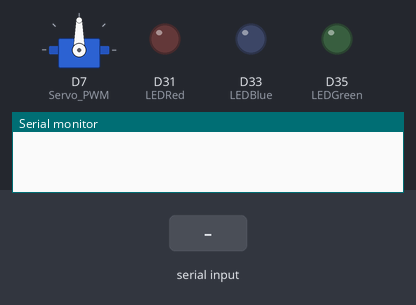
This sketch was run on a simulated Arduino Due. Shown: servo, output pins drawn as LEDs (lit = HIGH), the last lines printed to the serial monitor. The test bench sets the inputs (shaded band).

Above: at 1.2 s.
1.3 s: "o" received over the second serial link
At 2.8 s:
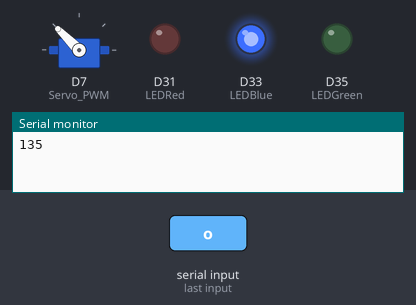
At 3.8 s:
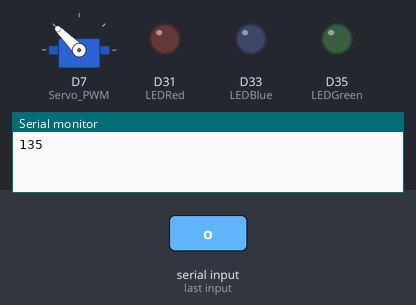
4.3 s: "c" received over the second serial link
At 4.9 s:
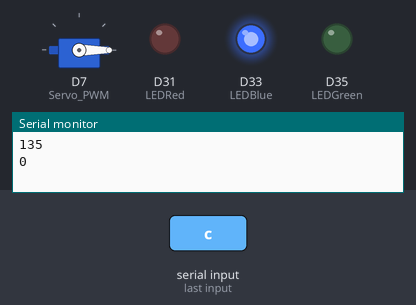
Timing chart, 0 to 7.3 s (numbered marks = the images above; inputs shaded):
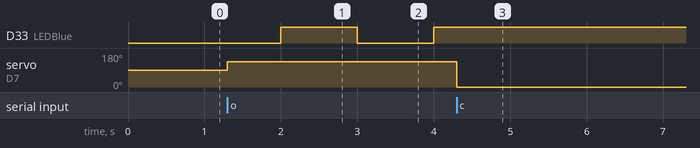

The sketch:

BackPAck.ino
```cpp
/* This example Arduino Sketch controls the complete rotation of
 *  SG995 Servo motor by using its PWM and Pulse width modulation technique
 */

#include "Servo.h" // include servo library to use its related functions
#define Servo_PWM 7 // A descriptive name for D6 pin of Arduino to provide PWM signal
#define LEDGreen 35
#define LEDBlue 33
#define LEDRed 31
Servo MG995_Servo;  // Define an instance of of Servo with the name of "MG995_Servo"
bool blink = false;

void setup() {
  Serial1.begin(9600);
  Serial.begin(9600); // Initialize UART with 9600 Baud rate
  MG995_Servo.attach(Servo_PWM);  // Connect D6 of Arduino with PWM signal pin of servo motor
  pinMode(LEDGreen, OUTPUT);
  pinMode(LEDBlue, OUTPUT);
  pinMode(LEDRed, OUTPUT);
  digitalWrite(LEDGreen, LOW);
  digitalWrite(LEDBlue, LOW);
  digitalWrite(LEDRed, LOW);
}

unsigned long previousMillis = 0; // Variable to store the previous time
const unsigned long interval = 1000; // Blink interval in milliseconds

void loop() {
  unsigned long currentMillis = millis(); // Get the current time

  if (currentMillis - previousMillis >= interval) { // Check if the interval has passed
    previousMillis = currentMillis; // Update the previous time

    // Toggle the LED state
    if (blink) {
      digitalWrite(LEDBlue, !digitalRead(LEDBlue));
    }
  }

  if (Serial1.available() > 0) // Check if any data is available on UART
  {
    char angle = Serial1.read(); // Read the data and convert it into integer
    if (angle == 'o') {
      digitalWrite(LEDRed, HIGH);
      MG995_Servo.write(135); // Rotate the servo motor to the specified angle
      Serial.println(135); // Print the angle on serial monitor
      digitalWrite(LEDRed, LOW);
      blink = true;
    } else if (angle == 'c') {
      MG995_Servo.write(0); // Rotate the servo motor to the specified angle
      Serial.println(0); // Print the angle on serial monitor
      blink = false;
    }
  }
}
```

Measured:
- after the input at 1.3 s, D33 (LEDBlue): LOW → HIGH after 0.70 s, → LOW 1.0 s later, → HIGH 1.0 s later; servo on D7 (Servo_PWM): 90° → 135° at once
- after the input at 4.3 s, D33 (LEDBlue): stops changing and stays HIGH; servo on D7 (Servo_PWM): 135° → 0° at once
